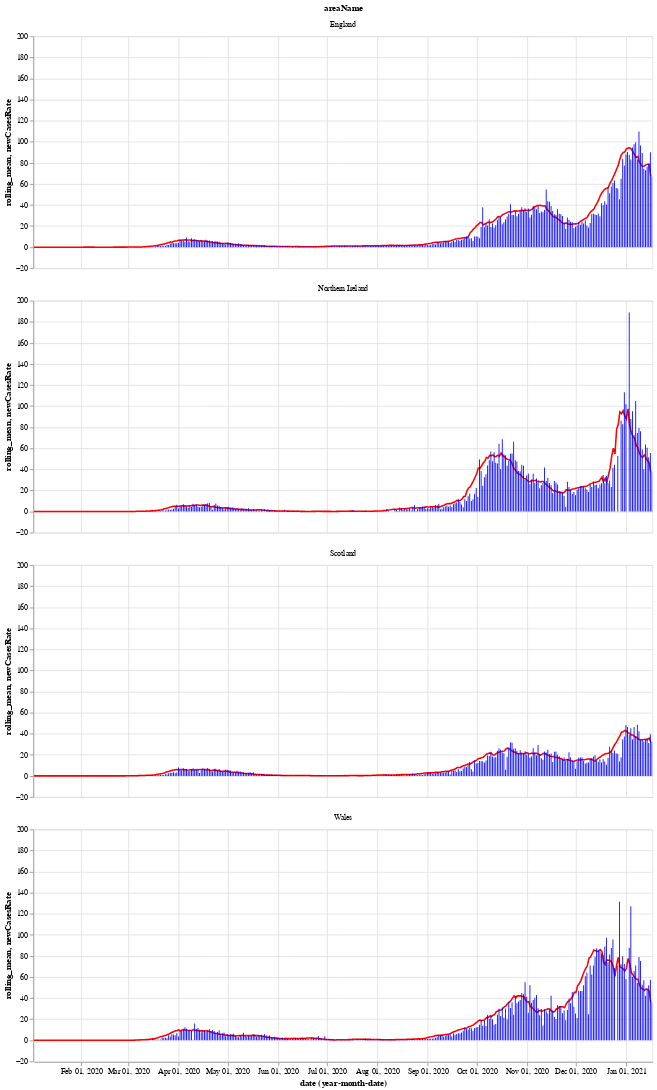

Source (notebook cell):
### Markdown cell above
Next is a bar chart of the number of new cases in each country (per 100k population), with the 7 day moving average of cases. Again we see that Wales saw a longer period of raising and falling cases compared to the other countries.

After a period of cases falling, each nation is now seeing a rise in the number of cases - especially in Wales.

### Code cell
# collapse
bars = alt.Chart(uk_cases).mark_bar().encode(
    x="yearmonthdate(date):T",
    y="newCasesRate:Q",
    tooltip='newCasesRate',
    color=alt.condition(
        alt.datum.dailyChange > 0,
        alt.value("orange"),  # The positive color
        alt.value("blue")  # The negative color
    )
).properties(title='New cases per 100k population with rolling 7 day average', width=800).interactive()
line = alt.Chart(uk_cases).mark_line(
    color='red',
    size=2,
).transform_window(
    rolling_mean='mean(newCasesRate)',
    frame=[0, 7],
    groupby=['areaName']
).encode(
    x='yearmonthdate(date):T',
    y='rolling_mean:Q'
)
alt.layer(line, bars, data=uk_cases).facet(alt.Row('areaName'), columns=1)

### Figure 1 — Vega-Lite specification as saved in the notebook (floating-point values rounded to 4 significant figures; data arrays with more than 128 entries replaced by an {"elided": "..."} marker saying what was removed)
{"config": {"view": {"continuousWidth": 400, "continuousHeight": 300}}, "data": {"name": "data-f912c0d14ebb8aa10a25b609481c62a4"}, "facet": {"type": "nominal", "field": "areaName"}, "spec": {"layer": [{"mark": {"type": "line", "color": "red", "size": 2}, "encoding": {"x": {"type": "temporal", "field": "date", "timeUnit": "yearmonthdate"}, "y": {"type": "quantitative", "field": "rolling_mean"}}, "transform": [{"window": [{"op": "mean", "field": "newCasesRate", "as": "rolling_mean"}], "frame": [0, 7], "groupby": ["areaName"]}]}, {"mark": "bar", "encoding": {"color": {"condition": {"value": "orange", "test": "(datum.dailyChange > 0)"}, "value": "blue"}, "tooltip": {"type": "quantitative", "field": "newCasesRate"}, "x": {"type": "temporal", "field": "date", "timeUnit": "yearmonthdate"}, "y": {"type": "quantitative", "field": "newCasesRate"}}, "selection": {"selector002": {"type": "interval", "bind": "scales", "encodings": ["x", "y"]}}, "title": "New cases per 100k population with rolling 7 day average", "width": 800}]}, "columns": 1, "$schema": "https://vega.github.io/schema/vega-lite/v4.8.1.json", "datasets": {"data-f912c0d14ebb8aa10a25b609481c62a4": {"elided": "1520 records"}}}
